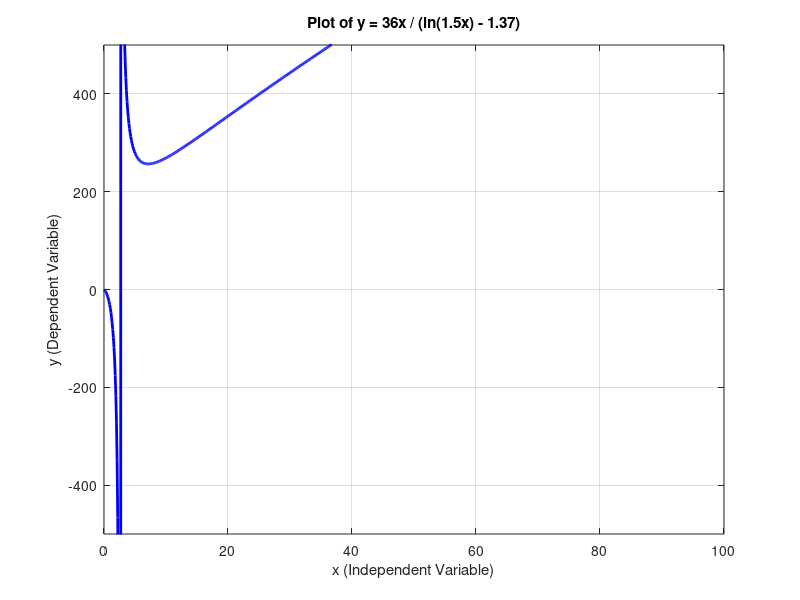

MATLAB code for this plot: (Note: this script raises an error after producing the figure.)
% Define the range of x values
% We start slightly above 0 to avoid ln(0) which is -Inf
x = linspace(0.01, 100, 1000); 

% Calculate y values
% We use the dot operator (.) for element-wise operations
% y = 36x / (ln(1.5x) - 1.37)
% Note: In MATLAB, log() represents the natural logarithm (ln)
y = (36 .* x) ./ (log(1.5 .* x) - 1.37);

% Create the plot
figure;
plot(x, y, 'b-', 'LineWidth', 2);
grid on;

% Add labels and title
xlabel('x (Independent Variable)');
ylabel('y (Dependent Variable)');
title('Plot of y = 36x / (ln(1.5x) - 1.37)');

% Adjust the axis to see the curve better if there are asymptotes
% limiting y-axis helps if there's a vertical asymptote causing spikes
ylim([-500 500]); 

% Optional: Add a line for the vertical asymptote if it exists in range
% The denominator is zero when ln(1.5x) = 1.37
% 1.5x = exp(1.37) -> x = exp(1.37)/1.5
asymptote_x = exp(1.37) / 1.5;
if asymptote_x <= 100 && asymptote_x >= 0
    xline(asymptote_x, '--r', 'Vertical Asymptote');
end